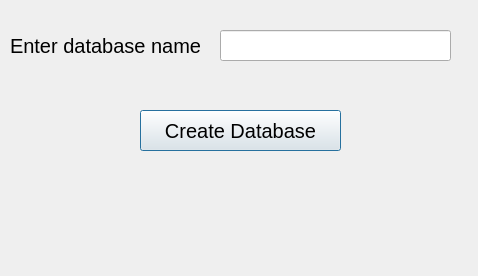
<?xml version="1.0" encoding="UTF-8"?>
<ui version="4.0">
 <class>Dialog</class>
 <widget class="QDialog" name="Dialog">
  <property name="geometry">
   <rect>
    <x>0</x>
    <y>0</y>
    <width>478</width>
    <height>276</height>
   </rect>
  </property>
  <property name="windowTitle">
   <string>Dialog</string>
  </property>
  <widget class="QLabel" name="label">
   <property name="geometry">
    <rect>
     <x>10</x>
     <y>30</y>
     <width>191</width>
     <height>31</height>
    </rect>
   </property>
   <property name="font">
    <font>
     <family>MS Sans Serif</family>
     <pointsize>15</pointsize>
    </font>
   </property>
   <property name="text">
    <string>Enter database name</string>
   </property>
  </widget>
  <widget class="QLabel" name="labelResponse">
   <property name="geometry">
    <rect>
     <x>30</x>
     <y>210</y>
     <width>411</width>
     <height>31</height>
    </rect>
   </property>
   <property name="font">
    <font>
     <family>MS Sans Serif</family>
     <pointsize>15</pointsize>
    </font>
   </property>
   <property name="text">
    <string/>
   </property>
  </widget>
  <widget class="QLineEdit" name="lineEditDBName">
   <property name="geometry">
    <rect>
     <x>220</x>
     <y>30</y>
     <width>231</width>
     <height>31</height>
    </rect>
   </property>
   <property name="font">
    <font>
     <family>MS Sans Serif</family>
     <pointsize>15</pointsize>
    </font>
   </property>
  </widget>
  <widget class="QPushButton" name="pushButtonCreateDB">
   <property name="geometry">
    <rect>
     <x>140</x>
     <y>110</y>
     <width>201</width>
     <height>41</height>
    </rect>
   </property>
   <property name="font">
    <font>
     <family>MS Sans Serif</family>
     <pointsize>15</pointsize>
    </font>
   </property>
   <property name="text">
    <string>Create Database</string>
   </property>
  </widget>
 </widget>
 <resources/>
 <connections/>
</ui>
